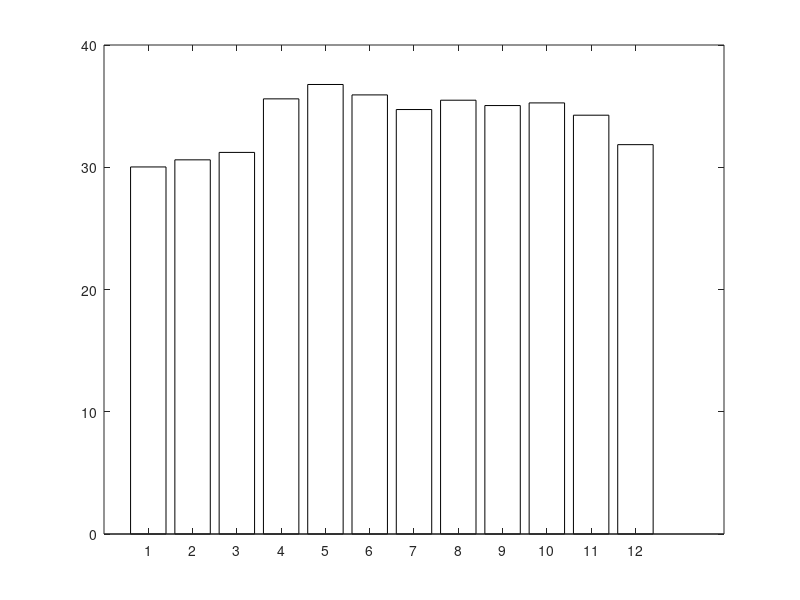

Reproduce this figure in MATLAB. (Note: this script raises an error after producing the figure.)
clc; clear; close all;

HI_historical = [
    29.1094, 30.6665, 30.1539, 35.2819, 36.2997, 34.9604, ...  % 2023 Jan-Jun
    35.1826, 35.6366, 35.6366, 34.9604, 33.6943, 31.5001, ...  % 2023 Jul-Dec
    30.6665, 30.2788, 32.1855, 35.6165, 37.0061, 37.3851, ...  % 2024 Jan-Jun
    35.4080, 35.4080, 36.1035, 34.9604, 33.8973, 32.0991, ...  % 2024 Jul-Dec
    31.2136, 31.0736, 32.7273, 35.8839, 37.0061, 35.4080, ...  % 2025 Jan-Jun
    33.5731, 35.4080, 33.4007, 35.8685, 35.1826, 31.9461, ...  % 2025 Jul-Dec
    29.1094, 30.4059, 29.7921                                    % 2026 Jan-Mar
];

month_nums = [1:12, 1:12, 1:12, 1:3]; 

% STEP 1: SEASONAL AVERAGES (Numerical Approximations)

monthlyHI = zeros(1, 12);
for m = 1:12
    idx = (month_nums == m);
    monthlyHI(m) = mean(HI_historical(idx));
end

month_labels = {'Jan','Feb','Mar','Apr','May','Jun', ...
                'Jul','Aug','Sep','Oct','Nov','Dec'};

% STEP 2: 24-MONTH FORECAST (Apr 2026 - Mar 2028)

numForecast = 24;
start_month = 4;  
HI_forecast = zeros(1, numForecast);
forecast_month_nums = zeros(1, numForecast);

for i = 1:numForecast
    m = mod(start_month + i - 2, 12) + 1;
    HI_forecast(i) = monthlyHI(m);
    forecast_month_nums(i) = m;
end

forecast_labels = {};
yr = 2026; mo = 4;
for i = 1:numForecast
    forecast_labels{i} = sprintf('%s %d', month_labels{mo}, yr);
    mo = mo + 1;
    if mo > 12; mo = 1; yr = yr + 1; end
end

% STEP 3: SLIDING WINDOW OPTIMIZATION

L = 10;
n = numForecast;
window_sums = zeros(1, n - L + 1);
for i = 1:(n - L + 1)
    window_sums(i) = sum(HI_forecast(i:i+L-1));
end

[min_sum, best_start] = min(window_sums);
best_end = best_start + L - 1;
max_sum = max(window_sums);

fprintf('=== OPTIMIZATION RESULTS ===\n');
fprintf('Optimal start: %s\n', forecast_labels{best_start});
fprintf('Optimal end:   %s\n', forecast_labels{best_end});
fprintf('Min cumulative HI: %.4f C\n', min_sum);
fprintf('Max cumulative HI: %.4f C\n', max_sum);

% ERROR ESTIMATION

seasonal_fit = monthlyHI(month_nums);
residuals = HI_historical - seasonal_fit;

mae_per_month = zeros(1, 12);
for m = 1:12
    idx = (month_nums == m);
    mae_per_month(m) = mean(abs(residuals(idx)));
end

% Running minimum
num_windows = n - L + 1;
running_min = zeros(1, num_windows);
improvement_delta = zeros(1, num_windows);
cur_min = inf;
for i = 1:num_windows
    prev = cur_min;
    if window_sums(i) < cur_min
        cur_min = window_sums(i);
    end
    running_min(i) = cur_min;
    improvement_delta(i) = max(0, prev - cur_min);
end
improvement_delta(1) = 0;

hist_labels_short = {};
yr2 = 2023; mo2 = 1;
for i = 1:39
    hist_labels_short{i} = sprintf('%s %d', month_labels{mo2}(1:3), yr2);
    mo2 = mo2 + 1;
    if mo2 > 12; mo2 = 1; yr2 = yr2 + 1; end
end

window_labels = {};
for i = 1:num_windows
    window_labels{i} = sprintf('W%d', i);
end

% Color definitions
teal   = [0.11, 0.62, 0.46];
red    = [0.89, 0.29, 0.29];
blue   = [0.22, 0.53, 0.87];
amber  = [0.94, 0.62, 0.15];
purple = [0.50, 0.47, 0.87];
gray   = [0.70, 0.70, 0.67];
pink   = [0.83, 0.33, 0.49];
green2 = [0.36, 0.60, 0.13];

% FIGURE 1: Seasonal Average HI by Calendar Month

figure(1);
set(gcf, 'Position', [100, 600, 750, 420], 'Name', 'Fig 1 - Numerical Approximations');

bar_colors = zeros(12, 3);
for m = 1:12
    if monthlyHI(m) >= 35
        bar_colors(m,:) = red;
    else
        bar_colors(m,:) = blue;
    end
end

b1 = bar(1:12, monthlyHI, 'FaceColor', 'flat');
b1.CData = bar_colors;
b1.EdgeColor = 'none';

hold on;
yline(35, '--', '35°C threshold', ...
    'Color', [0.6 0.2 0.2], 'LineWidth', 1.2, ...
    'LabelHorizontalAlignment', 'right', 'FontSize', 9);

xticks(1:12);
xticklabels(month_labels);
ylabel('Heat Index (°C)', 'FontSize', 11);
xlabel('Month', 'FontSize', 11);
title('Figure 1. Seasonal average heat index by calendar month', ...
    'FontSize', 12, 'FontWeight', 'bold');
ylim([27 39]);
grid on; box off;

for m = 1:12
    text(m, monthlyHI(m) + 0.15, sprintf('%.2f', monthlyHI(m)), ...
        'HorizontalAlignment', 'center', 'FontSize', 8, 'Color', [0.3 0.3 0.3]);
end

legend({'Cooler months (avg < 35°C)', 'Peak heat months (avg ≥ 35°C)'}, ...
    'Location', 'southwest', 'FontSize', 9);

h1 = patch(NaN, NaN, blue, 'EdgeColor','none');
h2 = patch(NaN, NaN, red,  'EdgeColor','none');
legend([h1 h2], {'Cooler (avg < 35°C)', 'Peak heat (avg ≥ 35°C)'}, ...
    'Location', 'southwest', 'FontSize', 9);

% FIGURE 2a: 24-Month Forecast with Optimal Window

figure(2);
set(gcf, 'Position', [100, 150, 900, 420], 'Name', 'Fig 2a - Model Behavior: Forecast');

bar_colors2 = repmat(teal, numForecast, 1);
for i = best_start:best_end
    bar_colors2(i,:) = red;
end

b2 = bar(1:numForecast, HI_forecast, 'FaceColor', 'flat');
b2.CData = bar_colors2;
b2.EdgeColor = 'none';

hold on;
yline(35, '--', '35°C threshold', ...
    'Color', [0.85 0.45 0.20], 'LineWidth', 1.2, ...
    'LabelHorizontalAlignment', 'right', 'FontSize', 9);

xticks(1:numForecast);
xticklabels(forecast_labels);
xtickangle(45);
ylabel('Heat Index (°C)', 'FontSize', 11);
xlabel('Month', 'FontSize', 11);
title('Figure 2a. 24-month HI forecast with optimal academic window highlighted', ...
    'FontSize', 12, 'FontWeight', 'bold');
ylim([27 39]);
grid on; box off;

h3 = patch(NaN, NaN, teal, 'EdgeColor','none');
h4 = patch(NaN, NaN, red,  'EdgeColor','none');
legend([h3 h4], {'Forecasted HI', 'Optimal window: Jul 2026 – Apr 2027'}, ...
    'Location', 'southwest', 'FontSize', 9);

% FIGURE 2b: Sliding Window Cumulative HI

figure(3);
set(gcf, 'Position', [860, 600, 700, 380], 'Name', 'Fig 2b - Model Behavior: Windows');

bar_colors3 = repmat(amber, num_windows, 1);
bar_colors3(best_start,:) = red;

b3 = bar(1:num_windows, window_sums, 'FaceColor', 'flat');
b3.CData = bar_colors3;
b3.EdgeColor = 'none';

xticks(1:num_windows);
xticklabels(window_labels);
ylabel('Cumulative Heat Index (°C)', 'FontSize', 11);
xlabel('Window', 'FontSize', 11);
title('Figure 2b. Cumulative HI for all 15 sliding windows', ...
    'FontSize', 12, 'FontWeight', 'bold');
ylim([332 348]);
grid on; box off;

for i = 1:num_windows
    text(i, window_sums(i) + 0.08, sprintf('%.1f', window_sums(i)), ...
        'HorizontalAlignment', 'center', 'FontSize', 7.5, 'Color', [0.3 0.3 0.3]);
end

h5 = patch(NaN, NaN, amber, 'EdgeColor','none');
h6 = patch(NaN, NaN, red,   'EdgeColor','none');
legend([h5 h6], {'Candidate windows', 'Optimal: W4 (Jul 2026 – Apr 2027)'}, ...
    'Location', 'north', 'FontSize', 9);

% FIGURE 3a: Mean Absolute Error per Calendar Month

figure(4);
set(gcf, 'Position', [100, 100, 500, 360], 'Name', 'Fig 3a - Error Trends: MAE');

b4 = bar(1:12, mae_per_month, 'FaceColor', purple, 'EdgeColor', 'none');

xticks(1:12);
xticklabels(month_labels);
ylabel('Mean Absolute Error (°C)', 'FontSize', 11);
xlabel('Month', 'FontSize', 11);
title('Figure 3a. Mean absolute error per calendar month', ...
    'FontSize', 12, 'FontWeight', 'bold');
ylim([0 1.4]);
grid on; box off;

for m = 1:12
    text(m, mae_per_month(m) + 0.02, sprintf('%.4f', mae_per_month(m)), ...
        'HorizontalAlignment', 'center', 'FontSize', 7.5, 'Color', [0.3 0.3 0.3]);
end

% FIGURE 3b: Historical HI vs. Seasonal Average Forecast

figure(5);
set(gcf, 'Position', [620, 100, 700, 360], 'Name', 'Fig 3b - Error Trends: Fit vs Actual');

x_idx = 1:39;
plot(x_idx, seasonal_fit, '-o', 'Color', teal, 'LineWidth', 2, ...
    'MarkerSize', 4, 'MarkerFaceColor', teal, 'DisplayName', 'Seasonal avg forecast');
hold on;
plot(x_idx, HI_historical, '--s', 'Color', pink, 'LineWidth', 1.5, ...
    'MarkerSize', 4, 'MarkerFaceColor', pink, 'DisplayName', 'Actual historical HI');

xticks(1:3:39);
tick_labels = hist_labels_short(1:3:39);
xticklabels(tick_labels);
xtickangle(45);
ylabel('Heat Index (°C)', 'FontSize', 11);
xlabel('Month', 'FontSize', 11);
title('Figure 3b. Actual historical HI vs. seasonal average forecast (Jan 2023 – Mar 2026)', ...
    'FontSize', 12, 'FontWeight', 'bold');
ylim([27 39]);
legend('Location', 'southwest', 'FontSize', 9);
grid on; box off;

% FIGURE 3c: Residual Errors Across 39 Months

set(gcf, 'Position', [100, 100, 900, 360], 'Name', 'Fig 3c - Error Trends: Residuals');

pos_res = residuals; pos_res(residuals < 0) = 0;
neg_res = residuals; neg_res(residuals >= 0) = 0;

bar(x_idx, pos_res, 'FaceColor', purple, 'EdgeColor', 'none', ...
    'DisplayName', 'Positive residual (actual > forecast)');
hold on;
bar(x_idx, neg_res, 'FaceColor', [0.94 0.60 0.47], 'EdgeColor', 'none', ...
    'DisplayName', 'Negative residual (actual < forecast)');
yline(0, '--', 'Color', gray, 'LineWidth', 1.2, 'HandleVisibility', 'off');

xticks(1:3:39);
xticklabels(tick_labels);
xtickangle(45);
ylabel('Residual (°C)', 'FontSize', 11);
xlabel('Month', 'FontSize', 11);
title('Figure 3c. Residual errors across all 39 historical months', ...
    'FontSize', 12, 'FontWeight', 'bold');
legend('Location', 'northwest', 'FontSize', 9);
grid on; box off;

% FIGURE 4a: Running Minimum Convergence

figure(7);
set(gcf, 'Position', [100, 100, 500, 360], 'Name', 'Fig 4a - Convergence: Running Min');

plot(1:num_windows, running_min, '-o', 'Color', blue, 'LineWidth', 2, ...
    'MarkerSize', 5, 'MarkerFaceColor', blue);
hold on;
plot(best_start, running_min(best_start), 'o', 'Color', red, ...
    'MarkerSize', 9, 'MarkerFaceColor', red, 'DisplayName', 'Convergence point (W4)');

xticks(1:num_windows);
xticklabels(window_labels);
ylabel('Running minimum cumulative HI (°C)', 'FontSize', 11);
xlabel('Window iteration', 'FontSize', 11);
title('Figure 4a. Running minimum HI across 15 iterations', ...
    'FontSize', 12, 'FontWeight', 'bold');
ylim([332 346]);
grid on; box off;

h7 = plot(NaN, NaN, '-o', 'Color', blue, 'LineWidth', 2, 'MarkerFaceColor', blue);
h8 = plot(NaN, NaN, 'o',  'Color', red,  'MarkerSize', 9, 'MarkerFaceColor', red);
legend([h7 h8], {'Running minimum', 'Convergence point (W4)'}, ...
    'Location', 'southwest', 'FontSize', 9);

% FIGURE 4b: Improvement Delta per Iteration

figure(8);
set(gcf, 'Position', [620, 100, 500, 360], 'Name', 'Fig 4b - Convergence: Delta');

delta_colors = repmat([0.8 0.8 0.78], num_windows, 1);
for i = 1:num_windows
    if improvement_delta(i) > 0
        delta_colors(i,:) = [0.36 0.79 0.64];
    end
end

b5 = bar(1:num_windows, improvement_delta, 'FaceColor', 'flat');
b5.CData = delta_colors;
b5.EdgeColor = 'none';

xticks(1:num_windows);
xticklabels(window_labels);
ylabel('HI reduction vs. previous best (°C)', 'FontSize', 11);
xlabel('Window iteration', 'FontSize', 11);
title('Figure 4b. Improvement delta per sliding window iteration', ...
    'FontSize', 12, 'FontWeight', 'bold');
grid on; box off;

for i = 1:num_windows
    if improvement_delta(i) > 0
        text(i, improvement_delta(i) + 0.05, sprintf('%.4f', improvement_delta(i)), ...
            'HorizontalAlignment', 'center', 'FontSize', 8, 'Color', [0.3 0.3 0.3]);
    end
end

h9  = patch(NaN, NaN, [0.36 0.79 0.64], 'EdgeColor','none');
h10 = patch(NaN, NaN, [0.8 0.8 0.78],   'EdgeColor','none');
legend([h9 h10], {'Improvement (HI reduced)', 'No improvement (delta = 0)'}, ...
    'Location', 'northeast', 'FontSize', 9);

% PRINT SUMMARY TABLE

fprintf('\n=== FIGURE 4c: COMPLETE SLIDING WINDOW TABLE ===\n');
fprintf('%-6s %-12s %-12s %-18s %-18s %-16s\n', ...
    'Win','Start','End','Cumulative HI','Avg HI/month','Running Min');
fprintf('%s\n', repmat('-', 1, 82));
cur_min2 = inf;
for i = 1:num_windows
    if window_sums(i) < cur_min2; cur_min2 = window_sums(i); end
    tag = '';
    if i == best_start; tag = '<-- OPTIMAL'; end
    if window_sums(i) == max_sum; tag = '<-- WORST'; end
    fprintf('W%-5d %-12s %-12s %-18.4f %-18.4f %-16.4f %s\n', ...
        i, forecast_labels{i}, forecast_labels{i+L-1}, ...
        window_sums(i), window_sums(i)/L, cur_min2, tag);
end

fprintf('\nAll figures generated. Use File > Save As in each figure window\n');
fprintf('to export as PNG, PDF, or EPS for your paper.\n');
